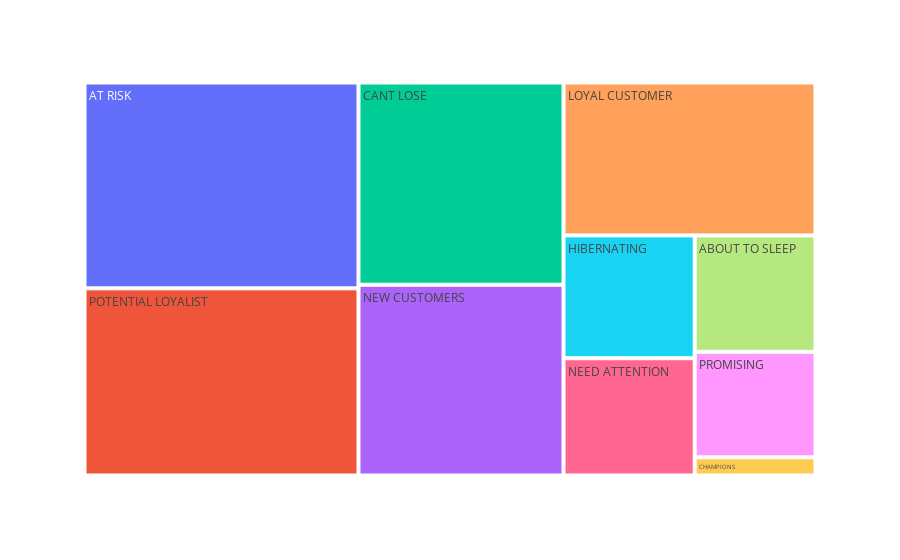

Write notebook code for a chart like this one.
### Code cell
df_treemap = rfm.groupby('segment').agg('count').reset_index()
fig = px.treemap(df_treemap, path=['segment'], values='RFM_SCORE')
fig.show()

### Figure 1 — Plotly figure (JSON) as saved in the notebook; plotly's stock layout.template omitted (floating-point values rounded to 4 significant figures)
{"data": [{"branchvalues": "total", "domain": {"x": [0, 1], "y": [0, 1]}, "hovertemplate": "labels=%{label}<br>RFM_SCORE=%{value}<br>parent=%{parent}<br>id=%{id}<extra></extra>", "ids": ["ABOUT TO SLEEP", "AT RISK", "CANT LOSE", "CHAMPIONS", "HIBERNATING", "LOYAL CUSTOMER", "NEED ATTENTION", "NEW CUSTOMERS", "POTENTIAL LOYALIST", "PROMISING"], "labels": ["ABOUT TO SLEEP", "AT RISK", "CANT LOSE", "CHAMPIONS", "HIBERNATING", "LOYAL CUSTOMER", "NEED ATTENTION", "NEW CUSTOMERS", "POTENTIAL LOYALIST", "PROMISING"], "name": "", "parents": ["", "", "", "", "", "", "", "", "", ""], "type": "treemap", "values": [96, 385, 283, 15, 110, 263, 105, 267, 350, 87]}], "layout": {"legend": {"tracegroupgap": 0}, "margin": {"t": 60}}}
